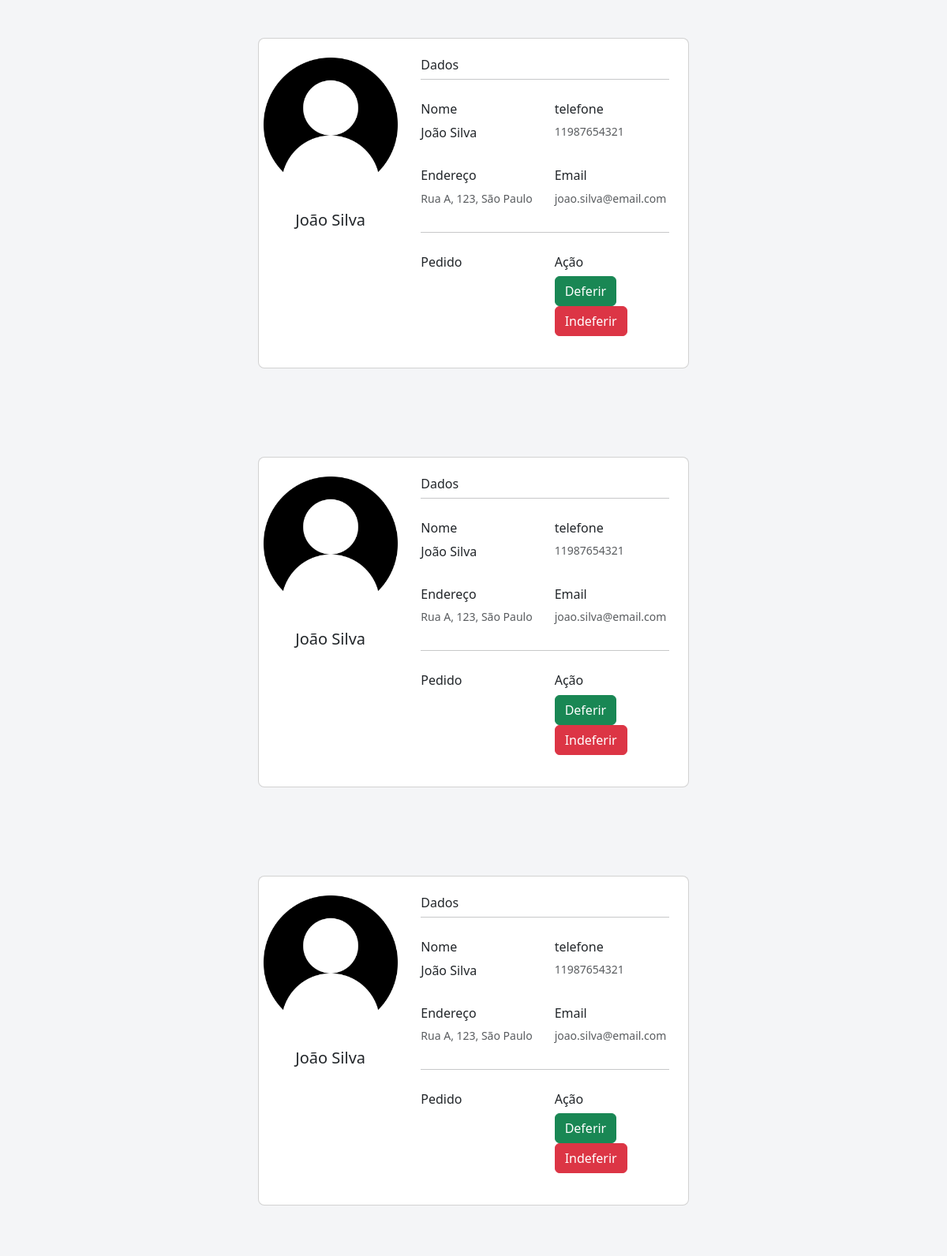
The page /pedidos.php on the database its author committed.
### tables this page shows
CREATE TABLE `pedido` (
  `id_pedido` int(11) NOT NULL,
  `data_pedido` datetime DEFAULT NULL,
  `deferido` tinyint(1) DEFAULT NULL,
  `id_usuario` int(11) DEFAULT NULL,
  `detalhamento` text NOT NULL
);

CREATE TABLE `usuario` (
  `id_usuario` int(11) NOT NULL,
  `nome` varchar(255) DEFAULT NULL,
  `senha` varchar(255) DEFAULT NULL,
  `email` varchar(255) DEFAULT NULL,
  `endereco` varchar(255) DEFAULT NULL,
  `telefone` varchar(255) DEFAULT NULL,
  `tipo_cliente` int(11) DEFAULT NULL,
  `foto` varchar(255) NOT NULL
);

### pedidos.php (the view, shortened to what this page needs)
<?php
$conexao = conectar();
$sql ="SELECT id_usuario,detalhamento FROM pedido WHERE deferido IS null";
$resultado = mysqli_query($conexao,$sql);
while ($geral = mysqli_fetch_assoc($resultado)) {
  $sql_usuario = "SELECT * FROM usuario WHERE id_usuario = " . $geral['id_usuario'];
  $resultado_usuario = mysqli_query($conexao, $sql_usuario);
  $dados = mysqli_fetch_assoc($resultado_usuario);
?>
<!DOCTYPE html>
<html lang="pt-BR">
<head>
  <?php include "links.php"; ?>
</head>
<body>
  <section  class="vh-25" style="background-color: #f4f5f7;">
    <div class="container py-5 h-100">
      <div class="row d-flex justify-content-center align-items-center h-100">
        <div class="col col-lg-6 mb-4 mb-lg-0">
          <div class="card mb-3" style="border-radius: .5rem;">
            <div class="row g-0">
              <div class="col-md-4 gradient-custom text-center text-white"
                style="border-top-left-radius: .5rem; border-bottom-left-radius: .5rem;">
                  <tr><td><img class="my-4" src='img/<?php echo $dados['foto'] ?>' width='170px' height='170px'></td></tr>
                  <h5 class="text-dark"><?php echo $dados['nome'] ?></h5>
                  <i class="far fa-edit mb-5"></i>
              </div>
              <div class="col-md-8">
                <div class="card-body p-4">
                  <h6>Dados</h6>
                  <hr class="mt-0 mb-4">
                  <div class="row pt-1">
                    <div class="col-6 mb-3">
                      <h6>Nome</h6>
                      <?php echo $dados['nome'];?>
                    </div>
                    <div class="col-6 mb-3">
                      <h6>telefone</h6>
                      <p class="text-muted"> <?php echo  $dados['telefone'] . "</p>"; ?>
                    </div>
                  </div>
                  <div class="row pt-1">
                    <div class="col-6 mb-3">
                  <h6>Endereço</h6>
                  <p class="text-muted"><?php echo $dados['endereco'] ?> </p>
                  </div>
                  <div class="col-6 mb-3">
                    <h6>Email</h6>
                    <p class="text-muted"> <?php echo  $dados['email'] . "</p>"; ?>
                  </div>
                  </div>
                  <hr class="mt-0 mb-4">
                  <div class="row pt-1">
                    <div class="col-6 mb-3">
                    <h6>Pedido</h6>
                    </div>
                    <div class="col-6 mb-3">
                      <h6>Ação</h6>
                      <a class="btn btn-success" href="deferir.php?resposta=sim">Deferir</a>
                      <a class="btn btn-danger" href="deferir.php?resposta=nao">Indeferir</a>
                    </div>
                  </div>
                </div>
              </div>
            </div>
          </div>
        </div>
      </div>
    </div>
  </section>
  <?php } ?>
</body>
</html>

### css/estilo.css (style rules this page uses)
body { font-family: 'roboto',sans-serif; width: 100%; height: 100%; text-decoration: none; }
.row { margin: 0; }
p,li { font-size: 14px; }

### rows shown on the page
pedido: id_usuario.foto (placeholder picture), id_usuario.nome "João Silva", id_usuario.telefone "11987654321", id_usuario.endereco "Rua A, 123, São Paulo", id_usuario.email "joao.silva@email.com"
pedido: id_usuario.foto (placeholder picture), id_usuario.nome "João Silva", id_usuario.telefone "11987654321", id_usuario.endereco "Rua A, 123, São Paulo", id_usuario.email "joao.silva@email.com"
pedido: id_usuario.foto (placeholder picture), id_usuario.nome "João Silva", id_usuario.telefone "11987654321", id_usuario.endereco "Rua A, 123, São Paulo", id_usuario.email "joao.silva@email.com"
